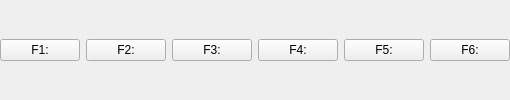
           <widget class="QFrame" name="Button_Row1">
            <layout class="QHBoxLayout" name="ButtonRow1">
             <property name="sizeConstraint">
              <enum>QLayout::SizeConstraint::SetNoConstraint</enum>
             </property>
             <property name="leftMargin">
              <number>0</number>
             </property>
             <property name="topMargin">
              <number>0</number>
             </property>
             <property name="rightMargin">
              <number>0</number>
             </property>
             <property name="bottomMargin">
              <number>0</number>
             </property>
             <item>
              <widget class="QPushButton" name="F1">
               <property name="focusPolicy">
                <enum>Qt::FocusPolicy::NoFocus</enum>
               </property>
               <property name="accessibleName">
                <string>F1</string>
               </property>
               <property name="text">
                <string>F1:</string>
               </property>
              </widget>
             </item>
             <item>
              <widget class="QPushButton" name="F2">
               <property name="focusPolicy">
                <enum>Qt::FocusPolicy::NoFocus</enum>
               </property>
               <property name="accessibleName">
                <string>F2</string>
               </property>
               <property name="text">
                <string>F2:</string>
               </property>
              </widget>
             </item>
             <item>
              <widget class="QPushButton" name="F3">
               <property name="focusPolicy">
                <enum>Qt::FocusPolicy::NoFocus</enum>
               </property>
               <property name="accessibleName">
                <string>F3</string>
               </property>
               <property name="text">
                <string>F3:</string>
               </property>
              </widget>
             </item>
             <item>
              <widget class="QPushButton" name="F4">
               <property name="focusPolicy">
                <enum>Qt::FocusPolicy::NoFocus</enum>
               </property>
               <property name="accessibleName">
                <string>F4</string>
               </property>
               <property name="text">
                <string>F4:</string>
               </property>
              </widget>
             </item>
             <item>
              <widget class="QPushButton" name="F5">
               <property name="focusPolicy">
                <enum>Qt::FocusPolicy::NoFocus</enum>
               </property>
               <property name="accessibleName">
                <string>F5</string>
               </property>
               <property name="text">
                <string>F5:</string>
               </property>
              </widget>
             </item>
             <item>
              <widget class="QPushButton" name="F6">
               <property name="focusPolicy">
                <enum>Qt::FocusPolicy::NoFocus</enum>
               </property>
               <property name="accessibleName">
                <string>F6</string>
               </property>
               <property name="text">
                <string>F6:</string>
               </property>
              </widget>
             </item>
            </layout>
           </widget>
